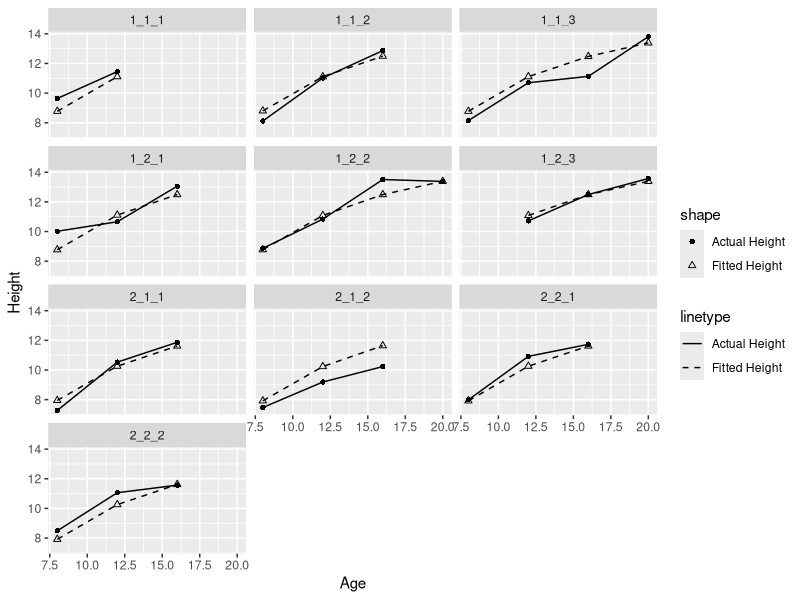

Generate this figure with R:

data = read.csv("data10-2.csv")

# 使用 nlme 构建混合效应模型 height_model
library(nlme)

height_model = nlme(
  model = H ~ phi1 + phi2 * exp(-phi3 / A),  # 模型公式
  data = data,                               # 数据集
  fixed = list(phi2 ~ 1, phi3 ~ C),          # 设置 phi2 和 phi3 的固定效应，其中 phi3 随 C 变化
  random = list(Bk = phi1 ~ 1),              # phi1 的随机效应项，按 Bk 分组
  start = c(phi2 = 15.087, phi3 = c(12.734, 12.734)) # 初始值
)

# 输出模型汇总信息
summary(height_model)

# 提取模型的随机效应
ranef(height_model)

# 使用 height_model 模型预测高度 H，并将预测结果存入数据框
data$H_fit = predict(height_model)

# 计算 R 平方值
sst <- sum((data$H - mean(data$H))^2)      # 总平方和
ssr <- sum((data$H_fit - mean(data$H))^2)  # 回归平方和
r_squared <- ssr / sst                     # R 平方

# 将多个变量组合成分组列，用于绘图中的分面
data$group = paste(data$Bk, data$Pt, data$Tree, sep = "_")

# 使用 ggplot2 绘制观测和拟合的高度曲线
library(ggplot2)
ggplot(data, aes(x = A)) + 
  geom_point(aes(y = H, shape = "Actual Height"), color = "black") +         # 实际高度的散点
  geom_line(aes(y = H, linetype = "Actual Height")) +                        # 实际高度的折线
  geom_point(aes(y = H_fit, shape = "Fitted Height"), color = "black") +     # 拟合高度的散点
  geom_line(aes(y = H_fit, linetype = "Fitted Height")) +                    # 拟合高度的折线
  facet_wrap(~group, ncol = 3) +                                             # 按组分面展示，列数为 3
  xlab("Age") + ylab("Height") +                                             # 设置坐标轴标签
  scale_shape_manual(values = c(16, 2)) +                                    # 自定义形状
  scale_linetype_manual(values = c("solid", "dashed"))                       # 自定义折线样式

# 构建非线性回归模型 height_nls
height_nls = nls(
  H ~ phi2 * exp(-phi3 / A),              # 模型公式
  data = data,                            # 数据集
  start = c(phi2 = 15.087, phi3 = 12.734) # 初始值
)

# 显示 nls 模型的汇总信息
summary(height_nls)

# 预测 nls 模型的高度 H，并计算 R 平方值
predict_nls = predict(height_nls)
nls_sst <- sum((data$H - mean(data$H))^2)      # 总平方和
nls_ssr <- sum((predict_nls - mean(data$H))^2) # 回归平方和
nls_r_squared <- nls_ssr / nls_sst             # R 平方

# 通过方差分析对比 height_model 和 height_nls 模型
anova(height_model, height_nls)

# 构建改进后的混合效应模型 height_model2
height_model2 = nlme(
  model = H ~ phi1 + phi2 * exp(-phi3 / A),  # 模型公式
  data = data,                               # 数据集
  fixed = list(phi2 ~ 1, phi3 ~ C),          # 设置 phi2 和 phi3 的固定效应，其中 phi3 随 C 变化
  random = list(Bk = phi1 ~ 1, Pt = phi1 ~ 1),# 按 Bk 和 Pt 分组的 phi1 随机效应
  start = c(phi2 = 15.087, phi3 = c(12.734, 12.734)) # 初始值
)

# 输出 height_model2 的汇总信息
summary(height_model2)

# 预测 height_model2 模型的高度 H，并计算 R 平方
predict_model2 = predict(height_model2)
model2_sst <- sum((data$H - mean(data$H))^2)       # 总平方和
model2_ssr <- sum((predict_model2 - mean(data$H))^2) # 回归平方和
model2_r_squared <- model2_ssr / model2_sst        # R 平方
